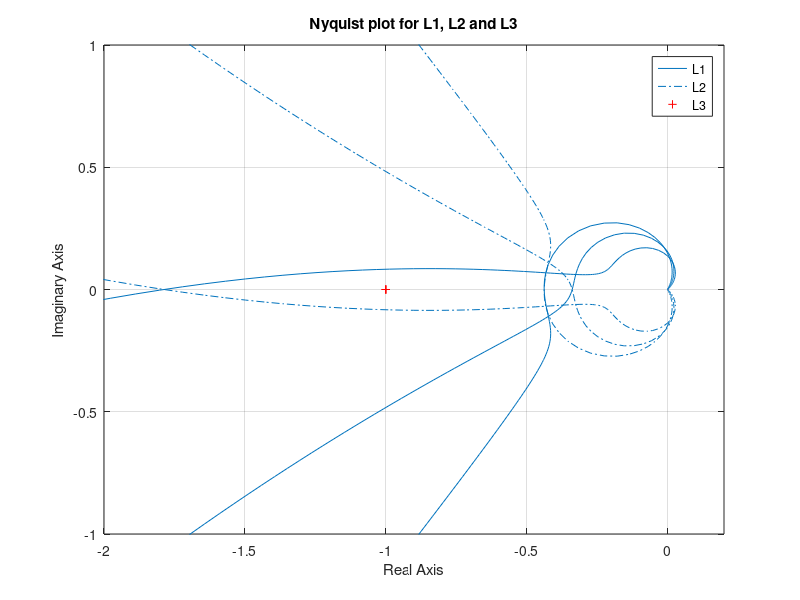

Source code (MATLAB):
clc; clear all; delete all 
s = tf('s');
G = tf([5.1e-3 100 250 ],[5e5 2.5e5 6.4e5 4.9e4 0]); 

%% a 
C1 = (770*s + 350)/(4.3*s + 1);
C2 = (770*s + 210)/(2.5*s + 1);
C3 = (770*s + 140)/(1.7*s + 1);

L1 = C1 * G;
L2 = C2 * G;
L3 = C3 * G;

figure;
nyquist(L1);
hold on 
nyquist(L2);
hold on 
nyquist(L3);
xlim([-2 0.2])
ylim([-1 1])
legend('L1','L2','L3')
title('Nyquist plot for L1, L2 and L3')

%% b
T1 = feedback(L1, 1);
T2 = feedback(L2, 1);
T3 = feedback(L3, 1);

L1_poles = pole(L1);
L2_poles = pole(L2);
L3_poles = pole(L3);

%% c 
S1 = 1/(1 + L1);
S2 = 1/(1 + L2);
S3 = 1/(1 + L3); 

[Gm_L1, Pm_L1, Wcg_L1, Wcp_L1] = margin(L1);
[Gm_L2, Pm_L2, Wcg_L2, Wcp_L2] = margin(L2);
[Gm_L3, Pm_L3, Wcg_L3, Wcp_L3] = margin(L3);

MM1 = 1 / norm(S1, inf);
MM2 = 1 / norm(S2, inf);
MM3 = 1 / norm(S3, inf);